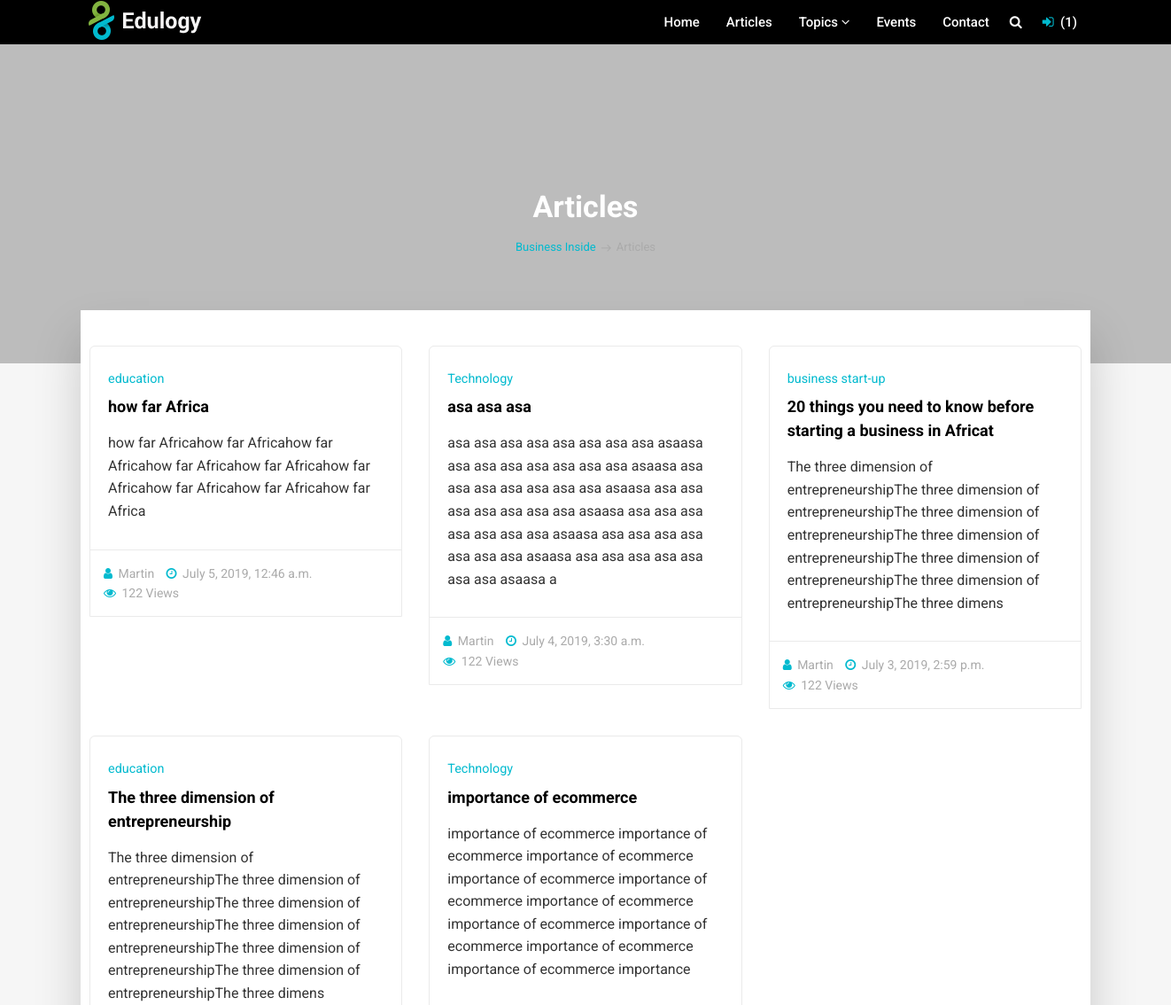
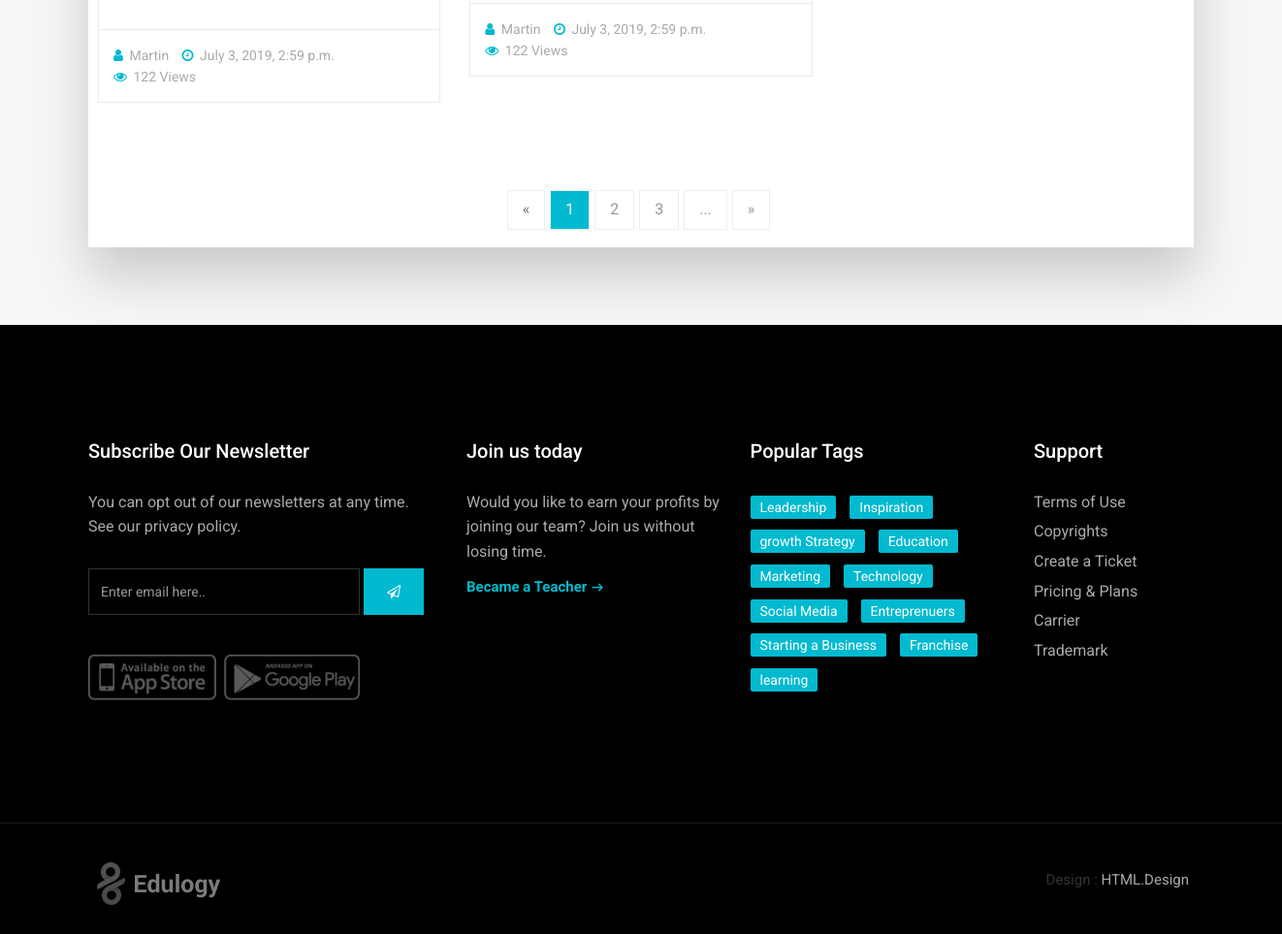
The app's page /articles/ with its own data (2 pictures, top to bottom).
### Article/models.py (models this page shows, shortened)
class Article(models.Model):
    category = models.ForeignKey(Category,on_delete=models.CASCADE, default=1,)
    preview_image = models.ImageField(upload_to='upload/',blank=True)
    tags = TaggableManager()
    title = models.CharField(max_length=100)
    slug = models.SlugField(max_length=250, unique=True)
    summary = models.TextField(max_length=250, blank=True)
    title_body1 = models.TextField(max_length=1000, blank=True)
    title_body2 = models.TextField(max_length=1000, blank=True)
    title_body3 = models.TextField(max_length=1000, blank=True)
    sub1 = models.CharField(max_length=200, blank=True)
    sub1_child1 = models.CharField(max_length=500, blank=True)
    sub1_child1_body = models.TextField(max_length=1000, blank=True)
    sub1_child1_image = models.ImageField(upload_to='upload',blank=True)
    sub1_child2 = models.CharField(max_length=500, blank=True)
    sub1_child2_body = models.TextField(max_length=1000, blank=True)
    sub1_child2_image = models.ImageField(upload_to='upload', blank=True)
    sub1_child3 = models.CharField(max_length=500, blank=True)
    sub1_child3_body = models.TextField(max_length=1000, blank=True)
    sub1_child3_image = models.ImageField(upload_to='upload', blank=True)
    sub1_child4 = models.CharField(max_length=500, blank=True)
    sub1_child4_body = models.TextField(max_length=1000, blank=True)
    sub1_child4_image = models.ImageField(upload_to='upload', blank=True)
    sub1_child5 = models.CharField(max_length=500, blank=True)
    sub1_child5_body = models.TextField(max_length=1000, blank=True)
    sub1_child5_image = models.ImageField(upload_to='upload', blank=True)
    blockquote1 = models.TextField(max_length=500, blank=True)
    sub2 = models.CharField(max_length=200, blank=True)
    sub2_child1 = models.CharField(max_length=500, blank=True)
    sub2_child1_body = models.TextField(max_length=1000, blank=True)
    sub2_child1_image = models.ImageField(upload_to='upload', blank=True)
    sub2_child2 = models.CharField(max_length=500, blank=True)
    sub2_child2_body = models.TextField(max_length=1000, blank=True)
    sub2_child2_image = models.ImageField(upload_to='upload', blank=True)
    sub2_child3 = models.CharField(max_length=500, blank=True)
    sub2_child3_body = models.TextField(max_length=1000, blank=True)
    sub2_child3_image = models.ImageField(upload_to='upload', blank=True)
    sub2_child4 = models.CharField(max_length=500, blank=True)
    sub2_child4_body = models.TextField(max_length=1000, blank=True)
    sub2_child4_image = models.ImageField(upload_to='upload', blank=True)
    sub2_child5 = models.CharField(max_length=500, blank=True)
    sub2_child5_body = models.TextField(max_length=1000, blank=True)
    sub2_child5_image = models.ImageField(upload_to='upload', blank=True)
    blockquote2 = models.TextField(max_length=500, blank=True)
    sub3 = models.CharField(max_length=200, blank=True)
    sub3_child1 = models.CharField(max_length=500, blank=True)
    sub3_child1_body = models.TextField(max_length=1000, blank=True)
    sub3_child1_image = models.ImageField(upload_to='upload', blank=True)
    sub3_child2 = models.CharField(max_length=500, blank=True)
    sub3_child2_body = models.TextField(max_length=1000, blank=True)
    sub3_child2_image = models.ImageField(upload_to='upload', blank=True)
    sub3_child3 = models.CharField(max_length=500, blank=True)
    sub3_child3_body = models.TextField(max_length=1000, blank=True)
    sub3_child3_image = models.ImageField(upload_to='upload', blank=True)
    sub3_child4 = models.CharField(max_length=500, blank=True)
    sub3_child4_body = models.TextField(max_length=1000, blank=True)
    sub3_child4_image = models.ImageField(upload_to='upload', blank=True)
    sub3_child5 = models.CharField(max_length=500, blank=True)
    sub3_child5_body = models.TextField(max_length=1000, blank=True)
    sub3_child5_image = models.ImageField(upload_to='upload', blank=True)
    blockquote3 = models.TextField(max_length=500, blank=True)
    sub4 = models.CharField(max_length=200, blank=True)
    sub4_child1 = models.CharField(max_length=500, blank=True)
    sub4_child1_body = models.TextField(max_length=1000, blank=True)
    sub4_child1_image = models.ImageField(upload_to='upload', blank=True)
    sub4_child2 = models.CharField(max_length=500, blank=True)
    sub4_child2_body = models.TextField(max_length=1000, blank=True)
    sub4_child2_image = models.ImageField(upload_to='upload', blank=True)
    sub4_child3 = models.CharField(max_length=500, blank=True)
    sub4_child3_body = models.TextField(max_length=1000, blank=True)
    sub4_child3_image = models.ImageField(upload_to='upload', blank=True)
    sub4_child4 = models.CharField(max_length=500, blank=True)
    sub4_child4_body = models.TextField(max_length=1000, blank=True)
    sub4_child4_image = models.ImageField(upload_to='upload', blank=True)
    sub4_child5 = models.CharField(max_length=500, blank=True)
    sub4_child5_body = models.TextField(max_length=1000, blank=True)
    sub4_child5_image = models.ImageField(upload_to='upload', blank=True)
    blockquote4 = models.TextField(max_length=500, blank=True)
    sub5 = models.CharField(max_length=200, blank=True)
    sub5_child1 = models.CharField(max_length=500, blank=True)
    sub5_child1_body = models.TextField(max_length=1000, blank=True)
    sub5_child1_image = models.ImageField(upload_to='upload', blank=True)
    sub5_child2 = models.CharField(max_length=500, blank=True)
    sub5_child2_body = models.TextField(max_length=1000, blank=True)
    sub5_child2_image = models.ImageField(upload_to='upload', blank=True)
    sub5_child3 = models.CharField(max_length=500, blank=True)
    sub5_child3_body = models.TextField(max_length=1000, blank=True)
    sub5_child3_image = models.ImageField(upload_to='upload', blank=True)
    sub5_child4 = models.CharField(max_length=500, blank=True)
    sub5_child4_body = models.TextField(max_length=1000, blank=True)
    sub5_child4_image = models.ImageField(upload_to='upload', blank=True)
    sub5_child5 = models.CharField(max_length=500, blank=True)
    sub5_child5_body = models.TextField(max_length=1000, blank=True)
    sub5_child5_image = models.ImageField(upload_to='upload', blank=True)
    blockquote5 = models.TextField(max_length=500, blank=True)
    pub_date = models.DateTimeField(auto_now_add=True)

class Category(models.Model):
    name = models.CharField(max_length=250, blank=True)
    slug = models.SlugField(max_length=250)
    class Meta:
        ordering =['name']
        verbose_name = 'category'
    def __str__(self):
        return self.name

### Article/views.py (the view)
# urls.py: path('articles/',views.Articles_list.as_view(), name='articles_list'),
class Articles_list(ListView):
    model = Article
    template_name = 'blog/articles_list.html'
    context_object_name = 'instance'
    ordering = ['-pub_date']

### templates/blog/articles_list.html (shortened to what this page needs)
{% extends 'base.html' %}
{% load static %}
{% block content %}
        <section class="section db p120" style="background-image:url('{% static 'upload/parallax_01.jpeg' %}');>
            <div class="container">
                <div class="row">
                    <div class="col-md-12"><br><br><br><br><br>
                        <div class="tagline-message page-title text-center">
                            <h3>Articles</h3>
                            <ul class="breadcrumb">
                                <li><a href="javascript:void(0)">Business Inside</a></li>
                                <li class="active">Articles</li>
                            </ul>
                        </div>
                    </div>
                </div>
            </div>
        <section class="section gb nopadtop">
            <div class="container">
                <div class="boxed boxedp4">
                    <div class="row blog-grid">
                       {% if instance %}
                        {% for Article in instance%}
                        <div class="col-md-4">
                            <div class="course-box">
                                <div class="course-details">
                                    <h4>
                                        <small>{{ Article.category }}</small>
                                        <a href="{% url 'detail' Article.id %}" title="">{{ Article.title }}</a>
                                    </h4>
                                    <p>{{ Article.summary }}</p>
                                </div>
                                <div class="course-footer clearfix">
                                    <div class="pull-left">
                                        <ul class="list-inline">
                                            <li><a href="#"><i class="fa fa-user"></i> Martin</a></li>
                                            <li><a href="#"><i class="fa fa-clock-o"></i> {{ Article.pub_date }}</a></li>
                                            <li><a href="#"><i class="fa fa-eye"></i> 122 Views</a></li>
                                        </ul>
                                    </div>
                                </div>
                            </div>
                        </div>
                        {% endfor %}
                        {% endif %}
                    </div>
                    <div class="row">
                        <div class="col-md-12 text-center">
                            <ul class="pagination ">
                                <li class="disabled"><a href="javascript:void(0)">&laquo;</a></li>
                                <li class="active"><a href="javascript:void(0)">1</a></li>
                                <li><a href="javascript:void(0)">2</a></li>
                                <li><a href="javascript:void(0)">3</a></li>
                                <li><a href="javascript:void(0)">...</a></li>
                                <li><a href="javascript:void(0)">&raquo;</a></li>
                            </ul>
                        </div>
                    </div>
                </div>
            </div>
        </section>
{% endblock %}

### static/style.css (style rules this page uses)
body { line-height: 1.6; font-size: 16px; }
body, p, li, a { font-family: 'Roboto', sans-serif; }
.course-details h4 a, .readmore, .testimonial strong, h1, h2, h3, h4, h5, h6 { color: #000; }
h1, h2, h3, h4, h5, h6 { line-height: 1.5; }
.cop-logo img, a { color: #000; text-decoration: none !important; -webkit-transition: all ease 0.3s; -moz-transition: all ease 0.3s; transition: all ease 0.3s; }
.page-title h3 { margin-bottom: 10px !important; }
.breadcrumb { background-color: transparent; border-radius: 0; color: #aaa; font-size: 13px; list-style: outside none none; margin-bottom: 0; padding: 0; }
.breadcrumb>li a, .breadcrumb>li+li::before, .breadcrumb>.active { color: #aaa; }
.breadcrumb>li+li::before { content: "\f107"; vertical-align: middle; padding-left: 5px; font-family: "Flaticon"; font-size: 11px; padding: 0 6px 0 3px; }
.pagination>li:first-child>a, .pagination>li:first-child>span, .pagination>li:last-child>a, .pagination>li:last-child>span { border-radius: 0; }
.pagination { margin: 0; }
.pagination>li>a, .pagination>li>span { background-color: #fff; border: 1px solid #eeeeee !important; color: #999; float: left; line-height: 1.42857; margin-left: 0; margin-right: 5px; padding: 8px 15px; position: relative; text-decoration: none; }
.boxed { box-shadow: 0 30px 50px 0 rgba(1, 1, 1, 0.18); padding: 1rem 1rem 1rem; background-color: #ffffff; margin-top: -60px; }
.boxed.boxedp4 { padding-top: 4rem; }
.section { background-color: #ffffff; padding: 8rem 0; position: relative; display: block; }
.section.gb { background-color: #f6f6f6; }
.section.db { background-color: #000000; }
.nopadtop { padding-top: 0 !important; }
.course-box { border-radius: 6px 6px 0 0; background-color: #ffffff; border: 1px solid #eaeaea; }
.course-details { padding: 3rem 2rem; }
.course-details h4 { font-size: 18px; padding: 0 0 1.5rem; font-weight: 700; margin: 0; }
.course-box small { display: block; font-size: 80%; margin-bottom: 10px; }
.course-details p { padding-bottom: 0; margin-bottom: 0; }
.course-footer ul { padding-bottom: 0; margin-bottom: 0; font-size: 14px; }
.course-footer a { color: #aaa; }
.course-footer i { padding-right: 3px; }
.course-footer { border-top: 1px solid #eaeaea; padding: 15px; }
.blog-grid .col-md-6, .blog-grid .col-md-4 { margin-bottom: 30px }
.p120 { padding-bottom: 120px !important; }
.tagline-message h3 { padding: 0; font-size: 34px; margin: 0; color: #ffffff; font-weight: bold; }
.shop-desc small, .shop-meta a, .authorbox small, blockquote:before, blockquote:after, .blog-meta small a, .small-box i, .copyrights ul li:hover a, .footer .readmore, .breadcrumb>li a, .yamm h4, .yamm-content li:hover a, .yamm .hassubmenu li:hover a, .check li:before, .stat-count h3, .blog-desc h4:hover a, .post-meta li:after, .course-box small, .course-details h4:hover a, .course-footer i, a:hover, a:focus, .box i, .topbar .text-left i { color: #01bacf; }
.cb, .box .event-desc small, .pagination a, .pagination>.active>a, .pagination>.active>a:focus, .pagination>.active>a:hover, .pagination>.active>span, .pagination>.active>span:focus, .pagination>.active>span:hover, .tags-widget a, .owl-theme-01 .owl-nav [class*="owl-"]:hover, .yamm .dropdown-menu li:hover .menu-button, .yamm .dropdown-menu li .menu-button, mark, .bgcolor1, .image-wrap:before, .image-wrap:after, .btn-primary { border-color: #01bacf; background-color: #01bacf; box-shadow: inset 0 0 0 0 #00a8bd; -webkit-transition: all ease 0.5s; -moz-transition: all ease 0.5s; transition: all ease 0.5s; }

### records on screen
Article: category "education", title "how far Africa", summary "how far Africahow far Africahow far Africahow far Africahow far Africahow far Africahow far Africahow far Africahow far Africa", pub_date "July 5, 2019, 12:46 a.m."
Article: category "Technology", title "asa asa asa", summary "asa asa asa asa asa asa asa asa asaasa asa asa asa asa asa asa asa asaasa asa asa asa asa asa asa asa asaasa asa asa asa asa asa asa asa asaasa asa asa asa asa asa asa asa asaasa asa asa asa asa asa asa asa asaasa asa asa asa asa asa asa asa asaasa a", pub_date "July 4, 2019, 3:30 a.m."
Article: category "business start-up", title "20 things you need to know before starting a business in Africat", summary "The three dimension of entrepreneurshipThe three dimension of entrepreneurshipThe three dimension of entrepreneurshipThe three dimension of entrepreneurshipThe three dimension of entrepreneurshipThe three dimension of entrepreneurshipThe three dimens", pub_date "July 3, 2019, 2:59 p.m."
Article: category "education", title "The three dimension of entrepreneurship", summary "The three dimension of entrepreneurshipThe three dimension of entrepreneurshipThe three dimension of entrepreneurshipThe three dimension of entrepreneurshipThe three dimension of entrepreneurshipThe three dimension of entrepreneurshipThe three dimens", pub_date "July 3, 2019, 2:59 p.m."
Article: category "Technology", title "importance of ecommerce", summary "importance of ecommerce importance of ecommerce importance of ecommerce importance of ecommerce importance of ecommerce importance of ecommerce importance of ecommerce importance of ecommerce importance of ecommerce importance of ecommerce importance", pub_date "July 3, 2019, 2:59 p.m."
